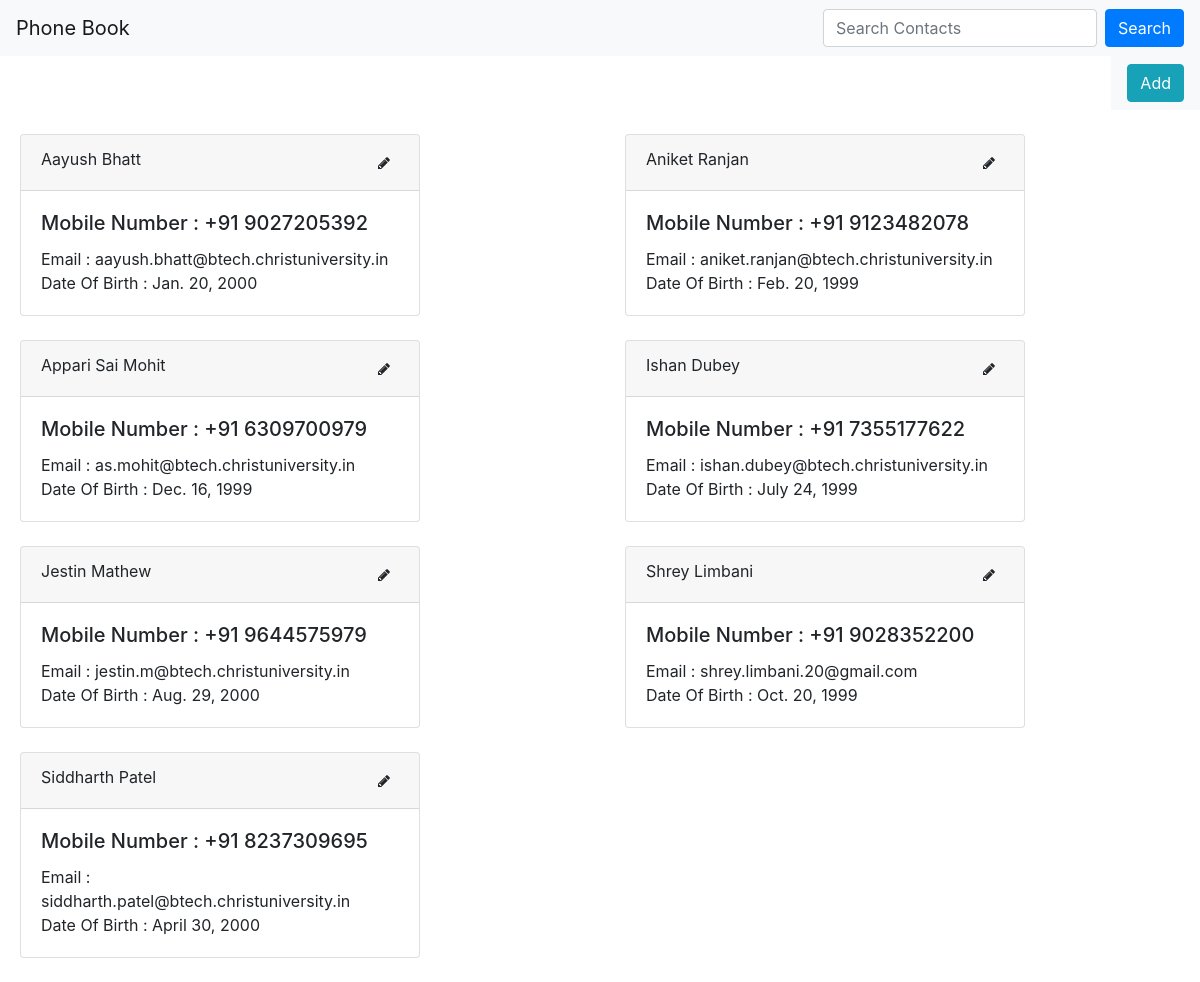
The page /phonebook/ on the database as committed earlier.
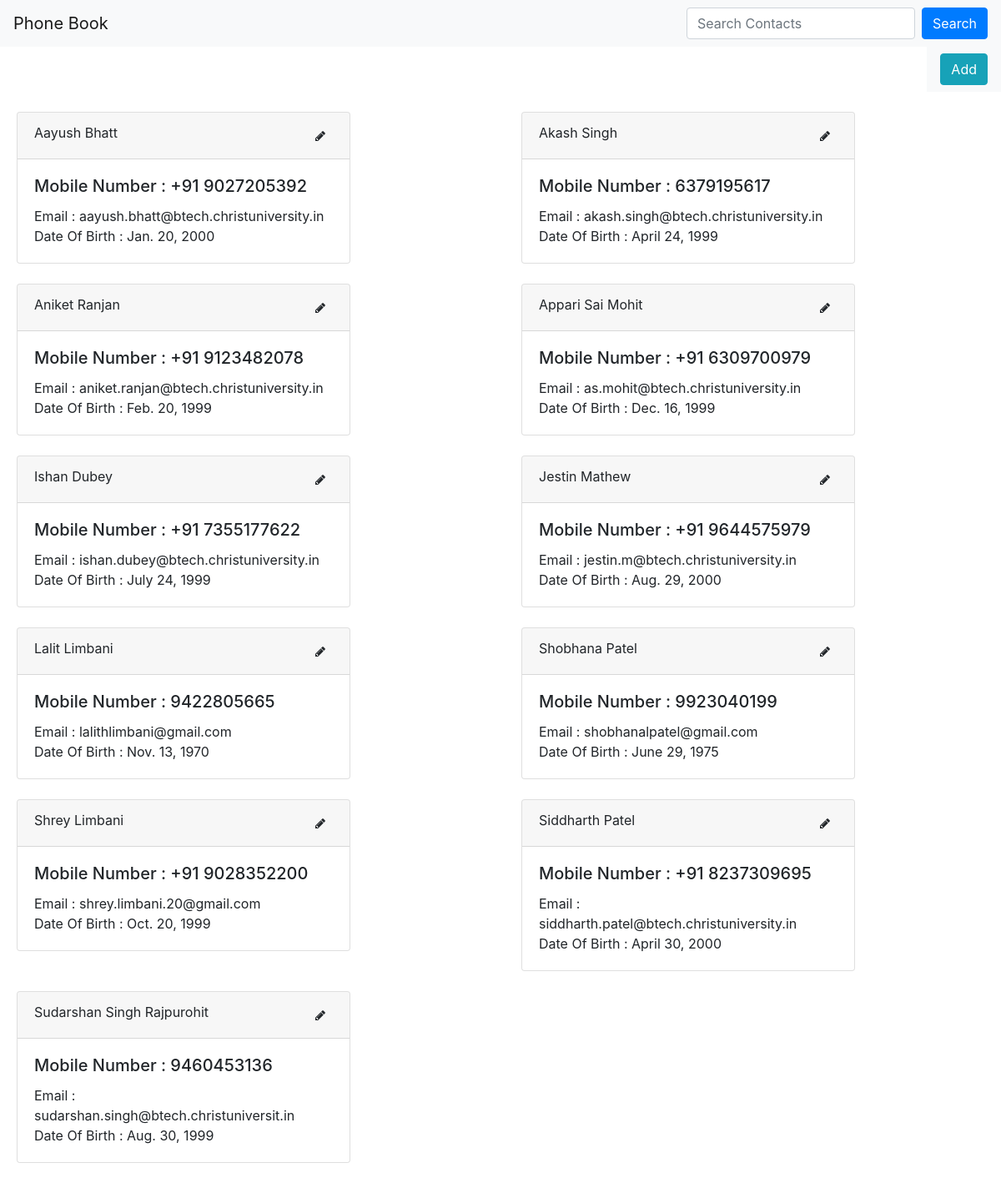
The same page on the database as committed later.
### phonebook/models.py (models this page shows)
class Contact(models.Model):
    firstName = models.CharField(max_length=25)
    lastName = models.CharField(max_length=25)
    countryCode1 = models.CharField(max_length=4)
    mobileNumber1 = models.IntegerField()
    email = models.EmailField()
    dateOfBirth = models.DateField()
    object = ContactManager()

### phonebook/views.py (the view)
# urls.py: path('', views.index, name='index'),
def index(request):
    contacts = Contact.object.all().order_by('firstName')
    return render(request, 'index.html', {'contacts': contacts})

### phonebook/templates/index.html
{% extends 'base.html' %}
{%block content%}
<div class="d-flex flex-row-reverse bd-highlight">
    <nav class="navbar navbar-light bg-light">
            <button class="btn btn-info" type="button" onclick="window.location.href = '/phonebook/new.html';">Add</button>
    </nav>
</div>
<br/>
<div class="row" style="margin-left:5px">
    {% for contact in contacts %}
    <div class="col">
        <div class="card" style="width: 25rem;">
            <div class="card-header">
                {{ contact.firstName}} {{contact.lastName}}
                <button type="button" class="btn btn-default btn-sm" style="float: right;"
                        onclick="window.location.href ='{% url 'phonebook:edit' contact.id %}';">
                    <i class="fa fa-pencil"></i>
                </button>
            </div>
            <div class="card-body">
                <h5 class="card-title">Mobile Number : {{contact.countryCode1}} {{contact.mobileNumber1}}</h5>
                <p class="card-text">Email : {{contact.email}}<br/>
                    Date Of Birth : {{contact.dateOfBirth}}</p>
            </div>
        </div>
        <br/>
    </div>
    {% endfor %}
</div>
{% endblock%}

Rows that differ between the two databases and show on the page:
added Contact: firstName "Akash", lastName "Singh", mobileNumber1 "6379195617", email "akash.singh@btech.christuniversity.in", dateOfBirth "April 24, 1999"
added Contact: firstName "Lalit", lastName "Limbani", mobileNumber1 "9422805665", email "lalithlimbani@gmail.com", dateOfBirth "Nov. 13, 1970"
added Contact: firstName "Shobhana", lastName "Patel", mobileNumber1 "9923040199", email "shobhanalpatel@gmail.com", dateOfBirth "June 29, 1975"
added Contact: firstName "Sudarshan Singh", lastName "Rajpurohit", mobileNumber1 "9460453136", email "sudarshan.singh@btech.christuniversit.in", dateOfBirth "Aug. 30, 1999"
